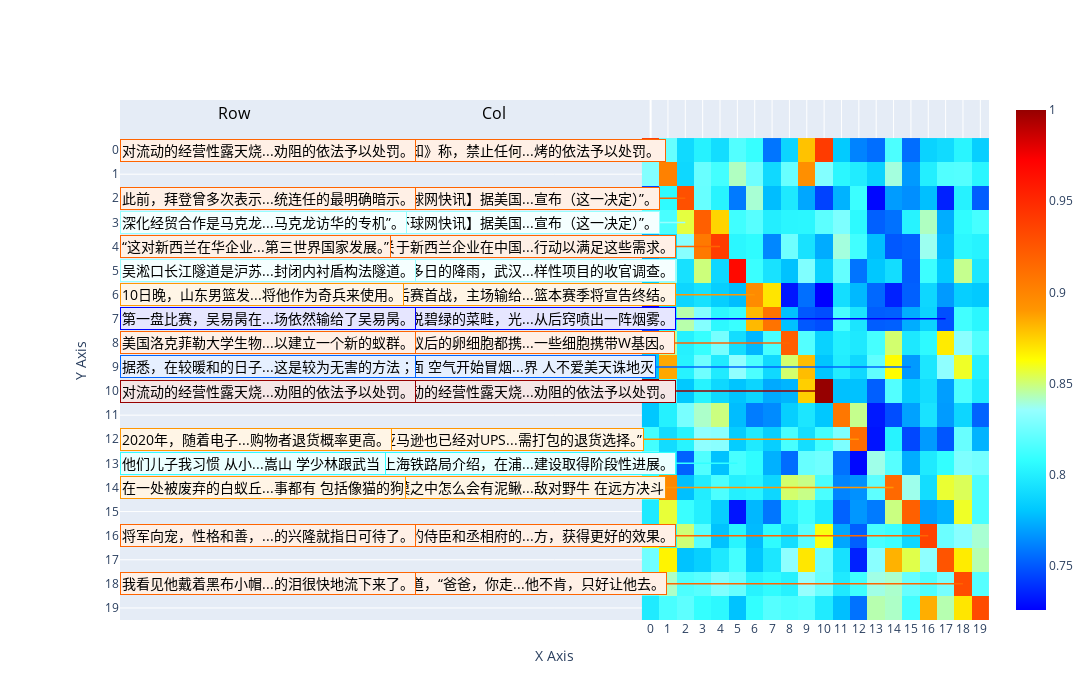

Here is the notebook cell this chart was saved with:
### Code cell
# plt.imshow(tensor_cpu, cmap='jet', interpolation='nearest')
# plt.colorbar()
# plt.show()
import pandas as pd
from lib.heatmap import Heatmap
positions = [(i, i) for i in range(0, 20, 2)] + [(1, 5), (2, 3), (15, 9), (5, 13), (17, 7)]
df = pd.DataFrame({ "first":text_left, 
                    "second":text_right, 
                    "first_embed":[np.array(embeddings_left[i]) for i in range(len(embeddings_left))], 
                    "second_embed":[np.array(embeddings_right[i]) for i in range(len(embeddings_right))]})
heatmap = Heatmap(df, positions)
heatmap.create_heatmap()

### Figure 1 — Plotly figure (JSON) as saved in the notebook; plotly's stock layout.template omitted (floating-point values rounded to 4 significant figures; data arrays with more than 128 entries replaced by an {"elided": "..."} marker saying what was removed)
{"data": [{"colorscale": [[0, "rgb(0, 0, 255)"], [0.1, "rgb(0, 100, 255)"], [0.2, "rgb(0, 200, 255)"], [0.3, "rgb(50, 255, 255)"], [0.4, "rgb(150, 255, 255)"], [0.5, "rgb(255, 255, 0)"], [0.6, "rgb(255, 150, 0)"], [0.7, "rgb(255, 100, 0)"], [0.8, "rgb(255, 50, 0)"], [0.9, "rgb(255, 0, 0)"], [1, "rgb(150, 0, 0)"]], "type": "heatmap", "z": {"elided": "20x20 float values"}}], "layout": {"annotations": [{"font": {"color": "black", "size": 16}, "showarrow": false, "text": "Col", "x": -9, "xanchor": "center", "xref": "x", "y": -1, "yanchor": "bottom", "yref": "y"}, {"font": {"color": "black", "size": 16}, "showarrow": false, "text": "Row", "x": -24, "xanchor": "center", "xref": "x", "y": -1, "yanchor": "bottom", "yref": "y"}, {"bgcolor": "#fff0e6", "bordercolor": "rgb(255, 100, 0)", "font": {"color": "black", "size": 14}, "showarrow": false, "text": "《通知》称，禁止任何...烤的依法予以处罚。\n", "x": -15, "xanchor": "left", "xref": "x", "xshift": -10, "y": 0, "yanchor": "middle", "yref": "y", "yshift": 0}, {"bgcolor": "#fff0e6", "bordercolor": "rgb(255, 100, 0)", "font": {"color": "black", "size": 14}, "showarrow": false, "text": "对流动的经营性露天烧...劝阻的依法予以处罚。", "x": -30, "xanchor": "left", "xref": "x", "xshift": -10, "y": 0, "yanchor": "middle", "yref": "y", "yshift": 0}, {"bgcolor": "#fff0e6", "bordercolor": "rgb(255, 100, 0)", "font": {"color": "black", "size": 14}, "showarrow": false, "text": "【环球网快讯】据美国...宣布（这一决定）”。", "x": -15, "xanchor": "left", "xref": "x", "xshift": -10, "y": 2, "yanchor": "middle", "yref": "y", "yshift": 0}, {"bgcolor": "#fff0e6", "bordercolor": "rgb(255, 100, 0)", "font": {"color": "black", "size": 14}, "showarrow": false, "text": "此前，拜登曾多次表示...统连任的最明确暗示。", "x": -30, "xanchor": "left", "xref": "x", "xshift": -10, "y": 2, "yanchor": "middle", "yref": "y", "yshift": 0}, {"bgcolor": "#fff0e6", "bordercolor": "rgb(255, 100, 0)", "font": {"color": "black", "size": 14}, "showarrow": false, "text": "关于新西兰企业在中国...行动以满足这些需求。", "x": -15, "xanchor": "left", "xref": "x", "xshift": -10, "y": 4, "yanchor": "middle", "yref": "y", "yshift": 0}, {"bgcolor": "#fff0e6", "bordercolor": "rgb(255, 100, 0)", "font": {"color": "black", "size": 14}, "showarrow": false, "text": "“这对新西兰在华企业...第三世界国家发展。”", "x": -30, "xanchor": "left", "xref": "x", "xshift": -10, "y": 4, "yanchor": "middle", "yref": "y", "yshift": 0}, {"bgcolor": "#fff5e6", "bordercolor": "rgb(255, 150, 0)", "font": {"color": "black", "size": 14}, "showarrow": false, "text": "季后赛首战，主场输给...篮本赛季将宣告终结。", "x": -15, "xanchor": "left", "xref": "x", "xshift": -10, "y": 6, "yanchor": "middle", "yref": "y", "yshift": 0}, {"bgcolor": "#fff5e6", "bordercolor": "rgb(255, 150, 0)", "font": {"color": "black", "size": 14}, "showarrow": false, "text": "10日晚，山东男篮发...将他作为奇兵来使用。", "x": -30, "xanchor": "left", "xref": "x", "xshift": -10, "y": 6, "yanchor": "middle", "yref": "y", "yshift": 0}, {"bgcolor": "#fff0e6", "bordercolor": "rgb(255, 100, 0)", "font": {"color": "black", "size": 14}, "showarrow": false, "text": "所有蚁后的卵细胞都携...一些细胞携带W基因。", "x": -15, "xanchor": "left", "xref": "x", "xshift": -10, "y": 8, "yanchor": "middle", "yref": "y", "yshift": 0}, {"bgcolor": "#fff0e6", "bordercolor": "rgb(255, 100, 0)", "font": {"color": "black", "size": 14}, "showarrow": false, "text": "美国洛克菲勒大学生物...以建立一个新的蚁群。", "x": -30, "xanchor": "left", "xref": "x", "xshift": -10, "y": 8, "yanchor": "middle", "yref": "y", "yshift": 0}, {"bgcolor": "#f5e6e6", "bordercolor": "rgb(150, 0, 0)", "font": {"color": "black", "size": 14}, "showarrow": false, "text": "对流动的经营性露天烧...劝阻的依法予以处罚。", "x": -15, "xanchor": "left", "xref": "x", "xshift": -10, "y": 10, "yanchor": "middle", "yref": "y", "yshift": 0}, {"bgcolor": "#f5e6e6", "bordercolor": "rgb(150, 0, 0)", "font": {"color": "black", "size": 14}, "showarrow": false, "text": "对流动的经营性露天烧...劝阻的依法予以处罚。", "x": -30, "xanchor": "left", "xref": "x", "xshift": -10, "y": 10, "yanchor": "middle", "yref": "y", "yshift": 0}, {"bgcolor": "#fff5e6", "bordercolor": "rgb(255, 150, 0)", "font": {"color": "black", "size": 14}, "showarrow": false, "text": "亚马逊也已经对UPS...需打包的退货选择。”", "x": -15, "xanchor": "left", "xref": "x", "xshift": -10, "y": 12, "yanchor": "middle", "yref": "y", "yshift": 0}, {"bgcolor": "#fff5e6", "bordercolor": "rgb(255, 150, 0)", "font": {"color": "black", "size": 14}, "showarrow": false, "text": "2020年，随着电子...购物者退货概率更高。", "x": -30, "xanchor": "left", "xref": "x", "xshift": -10, "y": 12, "yanchor": "middle", "yref": "y", "yshift": 0}, {"bgcolor": "#fff5e6", "bordercolor": "rgb(255, 150, 0)", "font": {"color": "black", "size": 14}, "showarrow": false, "text": "沙漠之中怎么会有泥鳅...敌对野牛 在远方决斗", "x": -15, "xanchor": "left", "xref": "x", "xshift": -10, "y": 14, "yanchor": "middle", "yref": "y", "yshift": 0}, {"bgcolor": "#fff5e6", "bordercolor": "rgb(255, 150, 0)", "font": {"color": "black", "size": 14}, "showarrow": false, "text": "在一处被废弃的白蚁丘...事都有 包括像猫的狗", "x": -30, "xanchor": "left", "xref": "x", "xshift": -10, "y": 14, "yanchor": "middle", "yref": "y", "yshift": 0}, {"bgcolor": "#fff0e6", "bordercolor": "rgb(255, 100, 0)", "font": {"color": "black", "size": 14}, "showarrow": false, "text": "皇宫的侍臣和丞相府的...方，获得更好的效果。", "x": -15, "xanchor": "left", "xref": "x", "xshift": -10, "y": 16, "yanchor": "middle", "yref": "y", "yshift": 0}, {"bgcolor": "#fff0e6", "bordercolor": "rgb(255, 100, 0)", "font": {"color": "black", "size": 14}, "showarrow": false, "text": "将军向宠，性格和善，...的兴隆就指日可待了。", "x": -30, "xanchor": "left", "xref": "x", "xshift": -10, "y": 16, "yanchor": "middle", "yref": "y", "yshift": 0}, {"bgcolor": "#fff0e6", "bordercolor": "rgb(255, 100, 0)", "font": {"color": "black", "size": 14}, "showarrow": false, "text": "我说道，“爸爸，你走...他不肯，只好让他去。", "x": -15, "xanchor": "left", "xref": "x", "xshift": -10, "y": 18, "yanchor": "middle", "yref": "y", "yshift": 0}, {"bgcolor": "#fff0e6", "bordercolor": "rgb(255, 100, 0)", "font": {"color": "black", "size": 14}, "showarrow": false, "text": "我看见他戴着黑布小帽...的泪很快地流下来了。", "x": -30, "xanchor": "left", "xref": "x", "xshift": -10, "y": 18, "yanchor": "middle", "yref": "y", "yshift": 0}, {"bgcolor": "#f5ffff", "bordercolor": "rgb(150, 255, 255)", "font": {"color": "black", "size": 14}, "showarrow": false, "text": "连续多日的降雨，武汉...样性项目的收官调查。", "x": -15, "xanchor": "left", "xref": "x", "xshift": -10, "y": 5, "yanchor": "middle", "yref": "y", "yshift": 0}, {"bgcolor": "#f5ffff", "bordercolor": "rgb(150, 255, 255)", "font": {"color": "black", "size": 14}, "showarrow": false, "text": "吴淞口长江隧道是沪苏...封闭内衬盾构法隧道。", "x": -30, "xanchor": "left", "xref": "x", "xshift": -10, "y": 5, "yanchor": "middle", "yref": "y", "yshift": 0}, {"bgcolor": "#f5ffff", "bordercolor": "rgb(150, 255, 255)", "font": {"color": "black", "size": 14}, "showarrow": false, "text": "【环球网快讯】据美国...宣布（这一决定）”。", "x": -15, "xanchor": "left", "xref": "x", "xshift": -10, "y": 3, "yanchor": "middle", "yref": "y", "yshift": 0}, {"bgcolor": "#f5ffff", "bordercolor": "rgb(150, 255, 255)", "font": {"color": "black", "size": 14}, "showarrow": false, "text": "深化经贸合作是马克龙...马克龙访华的专机”。", "x": -30, "xanchor": "left", "xref": "x", "xshift": -10, "y": 3, "yanchor": "middle", "yref": "y", "yshift": 0}, {"bgcolor": "#e6f0ff", "bordercolor": "rgb(0, 100, 255)", "font": {"color": "black", "size": 14}, "showarrow": false, "text": "梦里面 空气开始冒烟...界 人不爱美天诛地灭", "x": -15, "xanchor": "left", "xref": "x", "xshift": -10, "y": 9, "yanchor": "middle", "yref": "y", "yshift": 0}, {"bgcolor": "#e6f0ff", "bordercolor": "rgb(0, 100, 255)", "font": {"color": "black", "size": 14}, "showarrow": false, "text": "据悉，在较暖和的日子...这是较为无害的方法；", "x": -30, "xanchor": "left", "xref": "x", "xshift": -10, "y": 9, "yanchor": "middle", "yref": "y", "yshift": 0}, {"bgcolor": "#ebffff", "bordercolor": "rgb(50, 255, 255)", "font": {"color": "black", "size": 14}, "showarrow": false, "text": "上海铁路局介绍，在浦...建设取得阶段性进展。", "x": -15, "xanchor": "left", "xref": "x", "xshift": -10, "y": 13, "yanchor": "middle", "yref": "y", "yshift": 0}, {"bgcolor": "#ebffff", "bordercolor": "rgb(50, 255, 255)", "font": {"color": "black", "size": 14}, "showarrow": false, "text": "他们儿子我习惯 从小...嵩山 学少林跟武当 ", "x": -30, "xanchor": "left", "xref": "x", "xshift": -10, "y": 13, "yanchor": "middle", "yref": "y", "yshift": 0}, {"bgcolor": "#e6e6ff", "bordercolor": "rgb(0, 0, 255)", "font": {"color": "black", "size": 14}, "showarrow": false, "text": "不必说碧绿的菜畦，光...从后窍喷出一阵烟雾。", "x": -15, "xanchor": "left", "xref": "x", "xshift": -10, "y": 7, "yanchor": "middle", "yref": "y", "yshift": 0}, {"bgcolor": "#e6e6ff", "bordercolor": "rgb(0, 0, 255)", "font": {"color": "black", "size": 14}, "showarrow": false, "text": "第一盘比赛，吴易昺在...场依然输给了吴易昺。", "x": -30, "xanchor": "left", "xref": "x", "xshift": -10, "y": 7, "yanchor": "middle", "yref": "y", "yshift": 0}], "height": 700, "margin": {"l": 120}, "shapes": [{"line": {"color": "rgb(255, 100, 0)", "width": 1.5}, "type": "line", "x0": -4.578, "x1": 0, "xref": "x", "y0": 0, "y1": 0, "yref": "y"}, {"line": {"color": "rgb(255, 100, 0)", "width": 1.5}, "type": "line", "x0": -4.511, "x1": 2, "xref": "x", "y0": 2, "y1": 2, "yref": "y"}, {"line": {"color": "rgb(255, 100, 0)", "width": 1.5}, "type": "line", "x0": -4.578, "x1": 4, "xref": "x", "y0": 4, "y1": 4, "yref": "y"}, {"line": {"color": "rgb(255, 150, 0)", "width": 1.5}, "type": "line", "x0": -4.578, "x1": 6, "xref": "x", "y0": 6, "y1": 6, "yref": "y"}, {"line": {"color": "rgb(255, 100, 0)", "width": 1.5}, "type": "line", "x0": -4.6, "x1": 8, "xref": "x", "y0": 8, "y1": 8, "yref": "y"}, {"line": {"color": "rgb(150, 0, 0)", "width": 1.5}, "type": "line", "x0": -4.578, "x1": 10, "xref": "x", "y0": 10, "y1": 10, "yref": "y"}, {"line": {"color": "rgb(255, 150, 0)", "width": 1.5}, "type": "line", "x0": -4.456, "x1": 12, "xref": "x", "y0": 12, "y1": 12, "yref": "y"}, {"line": {"color": "rgb(255, 150, 0)", "width": 1.5}, "type": "line", "x0": -4.5, "x1": 14, "xref": "x", "y0": 14, "y1": 14, "yref": "y"}, {"line": {"color": "rgb(255, 100, 0)", "width": 1.5}, "type": "line", "x0": -4.578, "x1": 16, "xref": "x", "y0": 16, "y1": 16, "yref": "y"}, {"line": {"color": "rgb(255, 100, 0)", "width": 1.5}, "type": "line", "x0": -4.511, "x1": 18, "xref": "x", "y0": 18, "y1": 18, "yref": "y"}, {"line": {"color": "rgb(150, 255, 255)", "width": 1.5}, "type": "line", "x0": -4.578, "x1": 1, "xref": "x", "y0": 5, "y1": 5, "yref": "y"}, {"line": {"color": "rgb(150, 255, 255)", "width": 1.5}, "type": "line", "x0": -4.511, "x1": 2, "xref": "x", "y0": 3, "y1": 3, "yref": "y"}, {"line": {"color": "rgb(0, 100, 255)", "width": 1.5}, "type": "line", "x0": -4.422, "x1": 15, "xref": "x", "y0": 9, "y1": 9, "yref": "y"}, {"line": {"color": "rgb(50, 255, 255)", "width": 1.5}, "type": "line", "x0": -4.578, "x1": 5, "xref": "x", "y0": 13, "y1": 13, "yref": "y"}, {"line": {"color": "rgb(0, 0, 255)", "width": 1.5}, "type": "line", "x0": -4.578, "x1": 17, "xref": "x", "y0": 7, "y1": 7, "yref": "y"}], "width": 1400, "xaxis": {"tickmode": "array", "ticktext": [0, 1, 2, 3, 4, 5, 6, 7, 8, 9, 10, 11, 12, 13, 14, 15, 16, 17, 18, 19], "tickvals": [0, 1, 2, 3, 4, 5, 6, 7, 8, 9, 10, 11, 12, 13, 14, 15, 16, 17, 18, 19], "title": {"text": "X Axis"}}, "yaxis": {"autorange": "reversed", "tickmode": "array", "ticktext": [0, 1, 2, 3, 4, 5, 6, 7, 8, 9, 10, 11, 12, 13, 14, 15, 16, 17, 18, 19], "tickvals": [0, 1, 2, 3, 4, 5, 6, 7, 8, 9, 10, 11, 12, 13, 14, 15, 16, 17, 18, 19], "title": {"text": "Y Axis"}}}}
